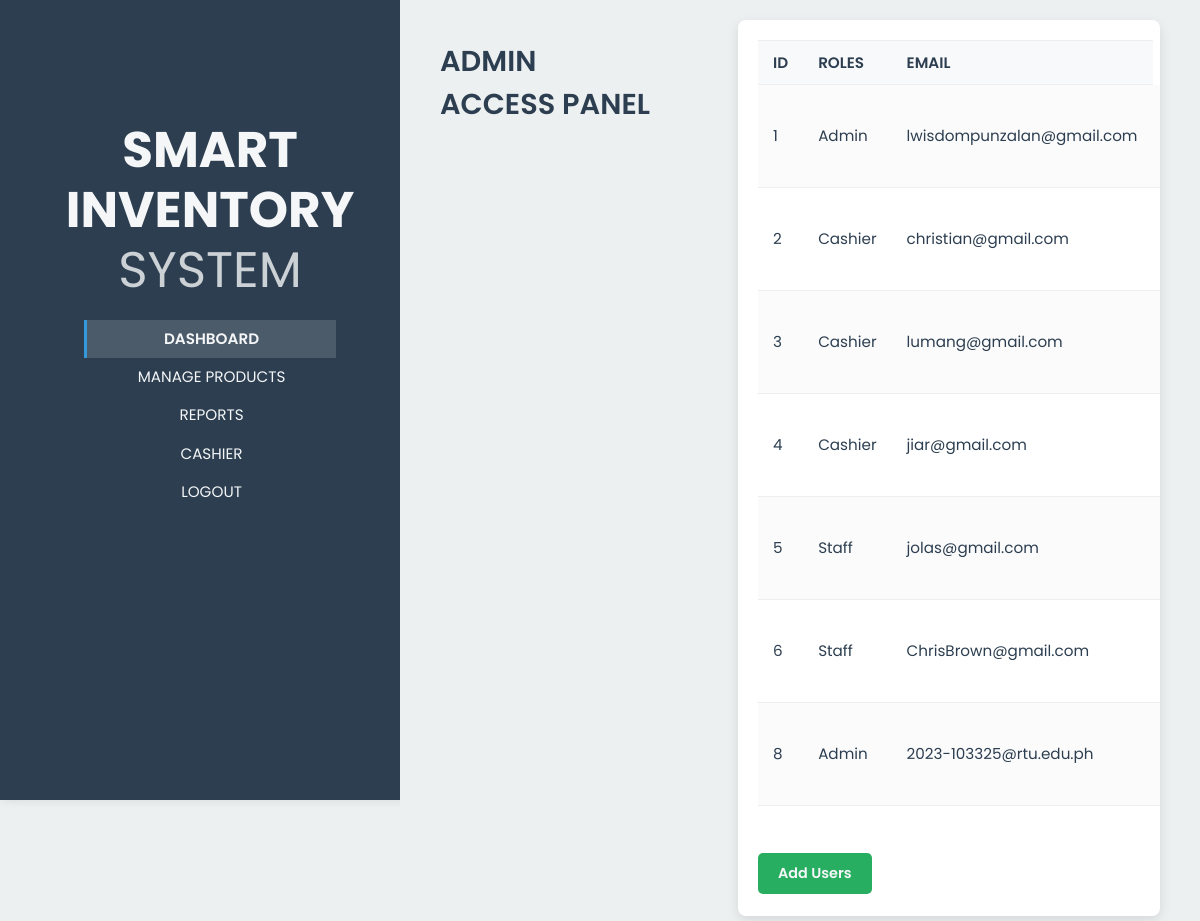
/smartinventory/admin.php (signed in), run on the app's committed database.
### tables this page shows
CREATE TABLE `users` (
  `ID` int(50) NOT NULL,
  `Roles` varchar(50) NOT NULL,
  `email` varchar(255) NOT NULL,
  `password` varchar(255) NOT NULL,
  `otp_code` varchar(6) DEFAULT NULL COMMENT 'Stores the temporary 6-digit OTP for password resets.',
  `otp_expiry` datetime DEFAULT NULL COMMENT 'Timestamp when the OTP code expires and becomes invalid.'
);

### smartinventory/admin.php (the view, shortened to what this page needs)
<?php
include 'db.php';
?>
<!DOCTYPE html>
    <head><title>Smart Inventory System - Reports</title></head>
    <link rel="stylesheet" href="css/admin.css" />
    <body>
        <section class="hero">
            <nav class="nav-left">
                 <div class="title">SMART INVENTORY <br><span class="second-line">SYSTEM</span>
                <ul>
                    <li><a href="homepage.php">DASHBOARD</a></li>
                    <li><a href="manage.php">MANAGE PRODUCTS</a></li>
                    <li><a href="reports.php">REPORTS</a></li>
                    <li><a href="cashier.php">CASHIER</a></li>
                    <li><a href="logout.php">LOGOUT</a></li>
                </ul>
            </nav>
        </section>
        <div class="page-header">
        <h1>ADMIN ACCESS PANEL</h1><br>
                    </div>
        <section class="selection">
            <div class="db">
                <table>
                <tr><th>ID</th><th>Roles</th><th>email</th>
                <?php
                $query = "SELECT *
                    FROM users";
                    $result = mysqli_query($conn, $query);
                while ($row = $result->fetch_assoc()) {
                    echo "<tr>
                            <td>{$row['ID']}</td>
                            <td>{$row['Roles']}</td>
                            <td>{$row['email']}</td>
                            <td>
                            <button class='editBtn'
                            data-id='{$row['ID']}'
                            data-roles='{$row['Roles']}'
                            data-email='{$row['email']}'>Edit</button>
                            <button class='deleteBtn' onclick=\"if(confirm('Delete this item?'))window.location.href='admin_process.php?delete={$row['ID']}';\">Delete</button>
                        </td>
                            </tr>";
                }
                ?>
                </table>
                <br>
                <button class="add" onclick="location.href='add_users.php?'">Add Users</button>
                </div>
        </section>
    </body>
</html>

### smartinventory/css/admin.css (style rules this page uses)
* { margin: 0; padding: 0; box-sizing: border-box; font-family: 'Poppins', sans-serif; }
body { display: flex; min-height: 100vh; background-color: var(--background-color); color: var(--text-dark); }
.nav-left { width: 420px; height: 100vh; background-color: var(--primary-color); padding: 120px 32px 64px; box-shadow: 2px 0 10px rgba(0, 0, 0, 0.1); display: flex; flex-direction: column; text-align: center; }
.nav-left .title { color: var(--text-light); font-size: 1.2rem; font-weight: 700; text-align: center; padding: 0 var(--padding-md) var(--padding-lg); line-height: 1.2; font-size: 50px; }
.nav-left .second-line { font-size: 0.9rem; font-weight: 400; opacity: 0.8; font-size: 50px; }
.nav-left ul { list-style: none; padding-top: var(--padding-md); width: 80%; margin: 0 auto; }
.nav-left ul li a { display: block; padding: var(--padding-sm) var(--padding-md); text-decoration: none; color: var(--text-light); font-size: 0.95rem; font-weight: 400; transition: background-color 0.3s, color 0.3s; border-left: 3px solid transparent; text-align: center; }
.nav-left ul li:first-child a { background-color: rgba(255, 255, 255, 0.15); border-left: 3px solid var(--secondary-color); font-weight: 600; }
body > .page-header, body > .selection, body > .modal, body > script { flex-grow: 1; min-width: 0; }
.page-header { padding: var(--padding-lg); background-color: var(--background-color); border-bottom: 1px solid #dce1e6; margin-left: -20px; }
.page-header h1 { font-size: 1.8rem; font-weight: 600; color: var(--primary-color); }
.selection { padding: var(--padding-md) var(--padding-lg); }
.db { background-color: var(--card-background); border-radius: 8px; box-shadow: var(--shadow-light); padding: var(--padding-md); overflow-x: auto; }
table { width: 100%; border-collapse: collapse; margin-bottom: var(--padding-md); }
table th, table td { padding: var(--padding-sm) 15px; text-align: left; border-bottom: 1px solid #eee; font-size: 0.95rem; }
table th { background-color: #f8f9fa; color: var(--primary-color); font-weight: 600; text-transform: uppercase; border-top: 1px solid #eee; }
table tr:nth-child(even) { background-color: #fbfbfb; }
.editBtn, .deleteBtn, .add, .modal-content button[type="submit"] { border: none; padding: 8px 15px; border-radius: 5px; cursor: pointer; font-size: 0.9rem; font-weight: 600; transition: background-color 0.3s; display: inline-block; margin: 2px 2px 2px 0; }
.add { background-color: var(--success-color); color: var(--text-light); padding: 10px 20px; }

### data on the page
users: ID "1", Roles "Admin", email "lwisdompunzalan@gmail.com"
users: ID "2", Roles "Cashier", email "christian@gmail.com"
users: ID "3", Roles "Cashier", email "lumang@gmail.com"
users: ID "4", Roles "Cashier", email "jiar@gmail.com"
users: ID "5", Roles "Staff", email "jolas@gmail.com"
users: ID "6", Roles "Staff", email "ChrisBrown@gmail.com"
users: ID "8", Roles "Admin", email "2023-103325@rtu.edu.ph"
